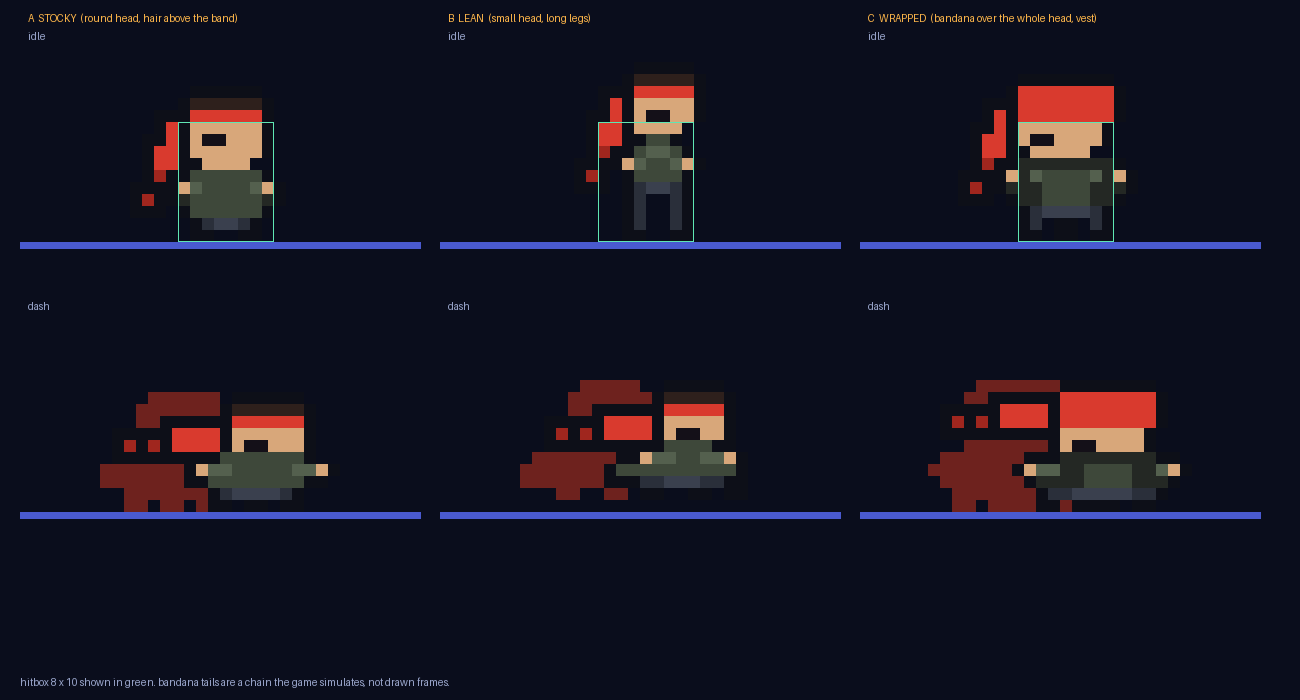

This chart was generated by the following Python code:
# Concept sheet: three 16 px lone-climber silhouettes, idle and mid-dash, at 8x. Original art.
from PIL import Image, ImageDraw

C = {
    'o': (13, 15, 24), 's': (216, 167, 122), 'e': (20, 16, 24), 'b': (217, 58, 46), 'k': (160, 38, 30),
    'h': (62, 72, 58), 'H': (84, 96, 78), 'p': (42, 47, 58), 'P': (58, 64, 78), 'w': (240, 236, 220), 'g': (120, 126, 140), 'd': (46, 32, 28), 'v': (36, 40, 36),
}

# Each design: idle grid (16 x 16, facing right, feet on row 15) and a dash grid (horizontal lean).
A_IDLE = """
................
................
................
.....oooooo.....
....oddddddo....
....obbbbbbo....
....osssssso....
....oseessso....
....osssssso....
.....ossss......
....ohhhhhho....
...osHhhhhHso...
...ovhhhhhhvo...
....ohhhhhho....
.....opPPpo.....
.....oo..oo.....
"""
A_DASH = """
................
................
................
................
................
................
......oooooo....
.....oddddddo...
.....obbbbbbo...
.....osssssso...
.....oseessso...
...oohhhhhhho...
..osHHhhhhhHHso.
..oohhhhhhhhoo..
....opPPPPpo....
....oo.oo.oo....
"""
B_IDLE = """
................
.......ooooo....
......odddddo...
......obbbbbo...
......ossssso...
......oseesso...
......ossss.....
.......ohho.....
......ohHHho....
.....osHhhHso...
......ohhhho....
......opPPpo....
......op..po....
......op..po....
......op..po....
......oo..oo....
"""
B_DASH = """
................
................
................
................
................
.......ooooo....
......odddddo...
......obbbbbo...
......ossssso...
......oseesso...
.....oohhhhoo...
...oosHHhhHHso..
..ohhhhhhhhhho..
..oooppPPPppoo..
.....oo..oo.oo..
................
"""
C_IDLE = """
................
................
....oooooooo....
...obbbbbbbbo...
...obbbbbbbbo...
...obbbbbbbbo...
...ossssssso....
...oseesssso....
....osssss......
...ovvvvvvvvo...
..osvHhhhhHvso..
..ovvvhhhhvvvo..
...ovvhhhhvvo...
....opPPPPpo....
....op.oo.po....
....oo.oo.oo....
"""
C_DASH = """
................
................
................
................
................
.....oooooooo...
....obbbbbbbbo..
....obbbbbbbbo..
....obbbbbbbbo..
....ossssssso...
....oseesssso...
..ooovvvvvvvvoo.
.osHHvvhhhhvvHso
..ovvvvhhhhvvvo.
...oppPPPPPppo..
...oo.oooo.oo...
"""

def grid(s): return [l for l in s.strip('\n').split('\n')]

# bandana tails: chain nodes (x, y, size) relative to the frame, drawn before the body so they sit behind
TAILS = {
    'A_IDLE': [(3, 6, 2), (2, 8, 2), (2, 10, 1), (1, 12, 1)],
    'A_DASH': [(3, 9, 2), (1, 9, 2), (-1, 10, 1), (-3, 10, 1)],
    'B_IDLE': [(5, 4, 2), (4, 6, 2), (4, 8, 1), (3, 10, 1)],
    'B_DASH': [(4, 8, 2), (2, 8, 2), (0, 9, 1), (-2, 9, 1)],
    'C_IDLE': [(2, 5, 2), (1, 7, 2), (1, 9, 1), (0, 11, 1)],
    'C_DASH': [(2, 7, 2), (0, 7, 2), (-2, 8, 1), (-4, 8, 1)],
}

Z = 12
def draw_frame(img, ox, oy, g, tails, afterimages=False):
    d = ImageDraw.Draw(img)
    def px(x, y, col): d.rectangle([ox + x * Z, oy + y * Z, ox + (x + 1) * Z - 1, oy + (y + 1) * Z - 1], fill=col)
    if afterimages:                                  # dash trail: two flat silhouettes behind, in bandana red then skin
        for k, (dx, col) in enumerate([(-7, (110, 34, 30))]):
            for y, row in enumerate(g):
                for x, ch in enumerate(row):
                    if ch != '.': px(x + dx, y, col)
    for (x, y, sz) in tails:                         # outline then fill, like the game will draw the chain
        for yy in range(y - 1, y + sz + 1):
            for xx in range(x - 1, x + sz + 1): px(xx, yy, C['o'])
    for (x, y, sz) in tails:
        for yy in range(y, y + sz):
            for xx in range(x, x + sz): px(xx, yy, C['k'] if sz == 1 else C['b'])
    for y, row in enumerate(g):
        for x, ch in enumerate(row):
            if ch != '.': px(x, y, C[ch])

W, H = 3 * 420 + 40, 2 * 290 + 120
img = Image.new('RGB', (W, H), (10, 13, 28))
d = ImageDraw.Draw(img)
designs = [('A  STOCKY  (round head, hair above the band)', A_IDLE, A_DASH, 'A'), ('B  LEAN  (small head, long legs)', B_IDLE, B_DASH, 'B'), ('C  WRAPPED  (bandana over the whole head, vest)', C_IDLE, C_DASH, 'C')]
for i, (name, idle, dash, key) in enumerate(designs):
    x0 = 20 + i * 420
    d.text((x0 + 8, 12), name, fill=(255, 183, 74))
    d.text((x0 + 8, 30), 'idle', fill=(154, 166, 204)); d.text((x0 + 8, 300), 'dash', fill=(154, 166, 204))
    # floor line
    d.rectangle([x0, 50 + 16 * Z, x0 + 400, 50 + 16 * Z + 6], fill=(74, 90, 208))
    d.rectangle([x0, 320 + 16 * Z, x0 + 400, 320 + 16 * Z + 6], fill=(74, 90, 208))
    draw_frame(img, x0 + 110, 50, grid(idle), TAILS[key + '_IDLE'])
    draw_frame(img, x0 + 140, 320, grid(dash), TAILS[key + '_DASH'], afterimages=True)
    # hitbox guide on the idle pose
    d.rectangle([x0 + 110 + 4 * Z, 50 + 6 * Z, x0 + 110 + 12 * Z - 1, 50 + 16 * Z - 1], outline=(95, 230, 180))
d.text((20, H - 24), 'hitbox 8 x 10 shown in green. bandana tails are a chain the game simulates, not drawn frames.', fill=(154, 166, 204))
img.save('concepts.png')
print('ok')
